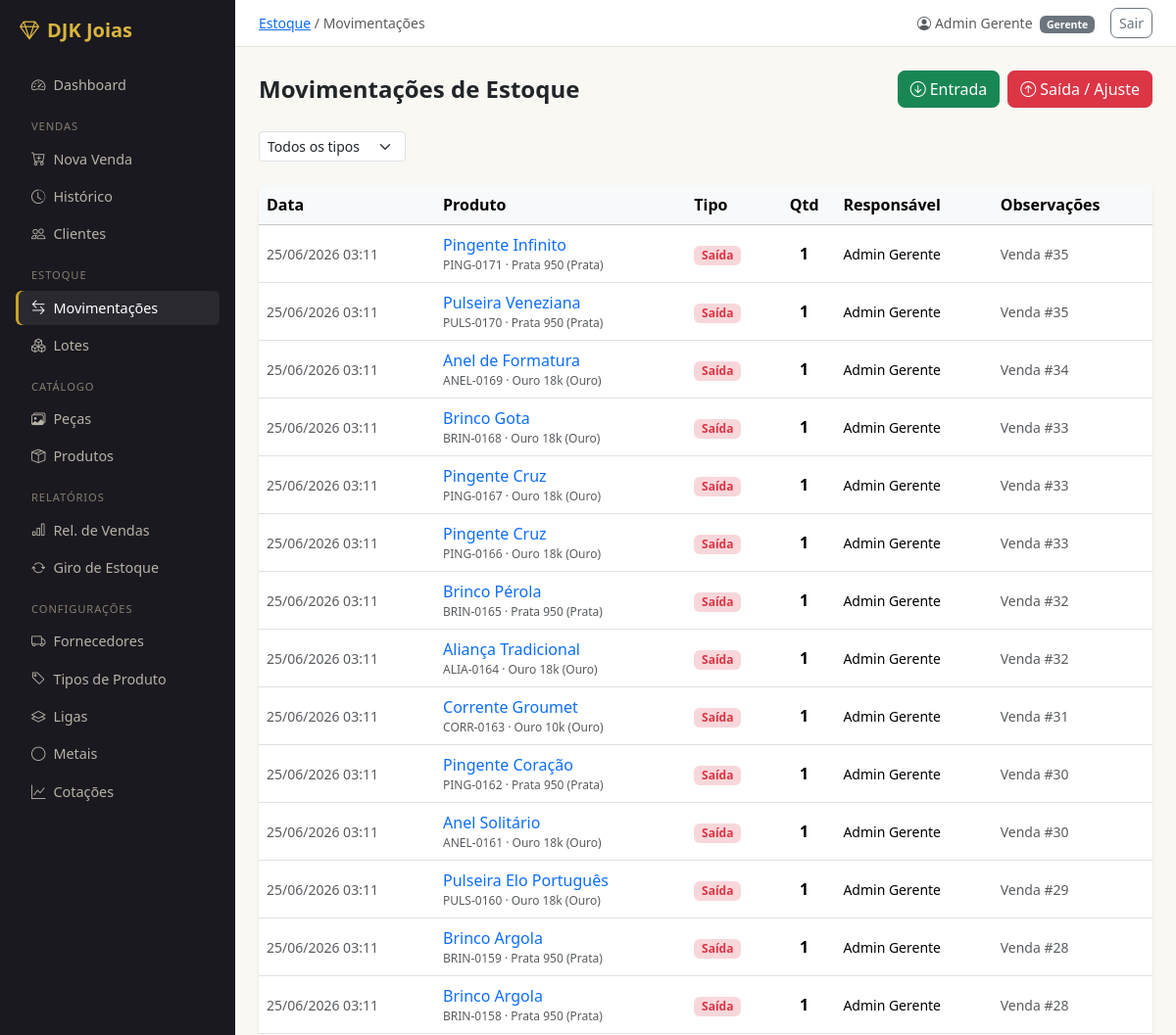
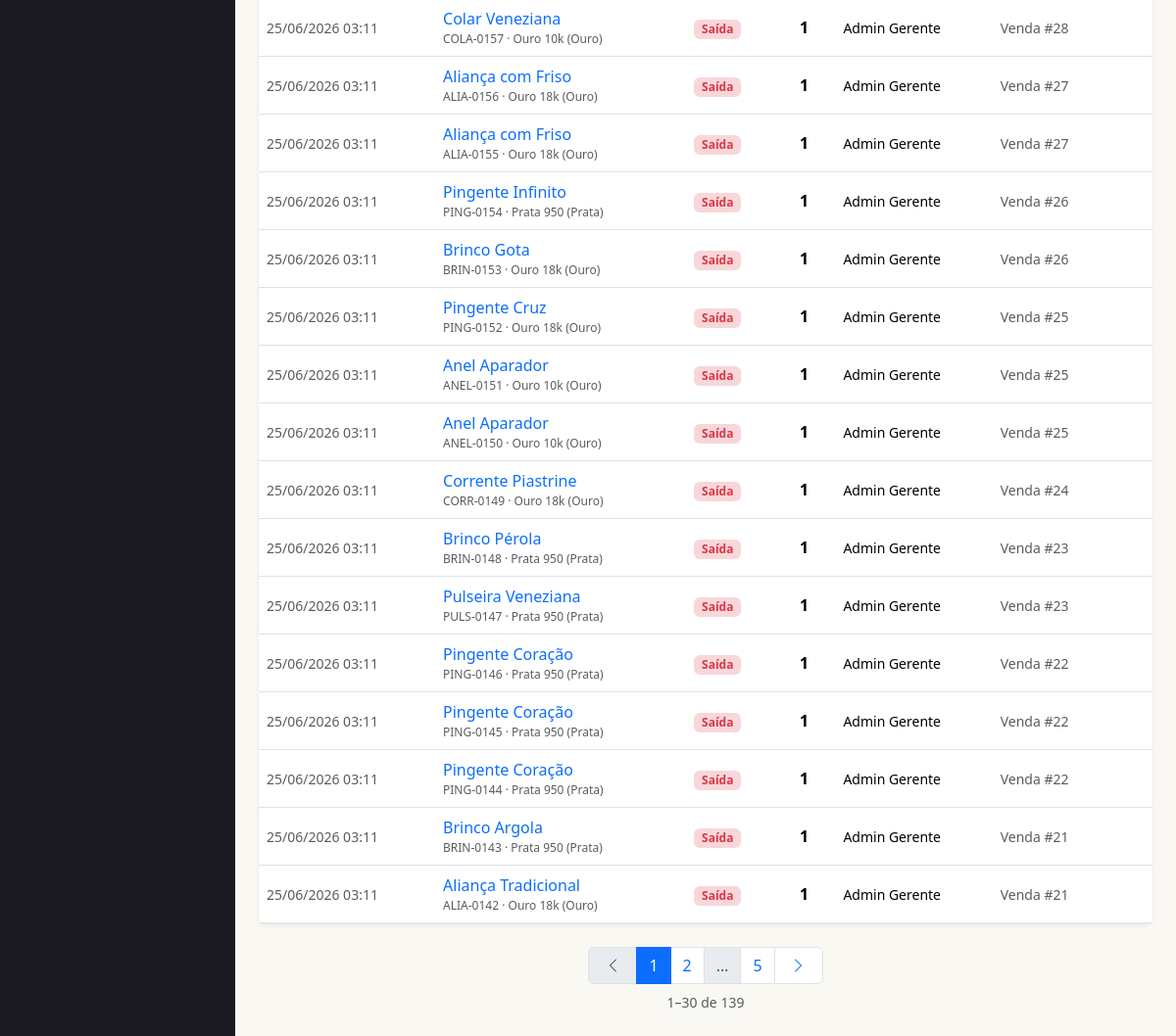
The app's page /estoque/ (signed in), older data (2 pictures, top to bottom).
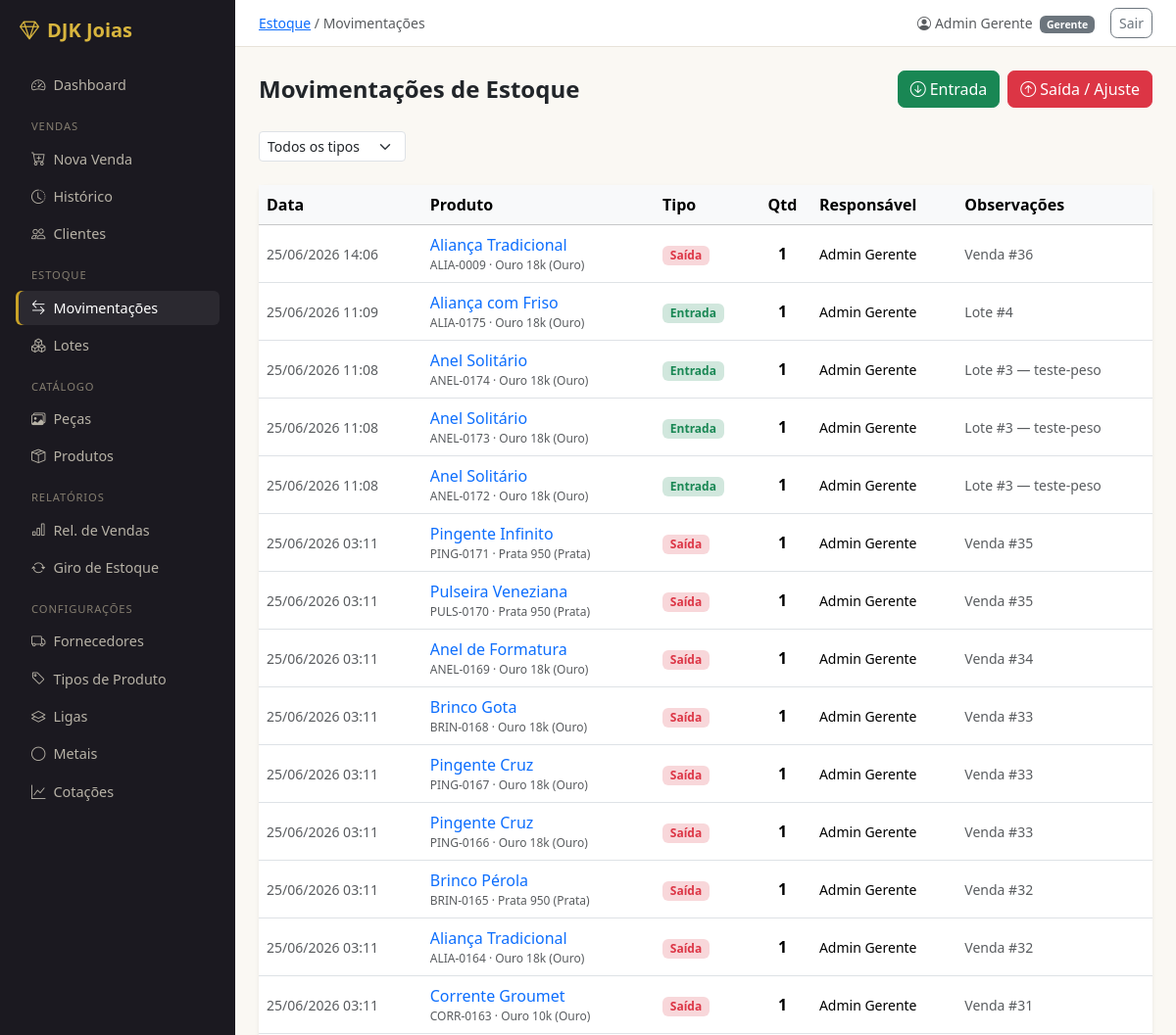
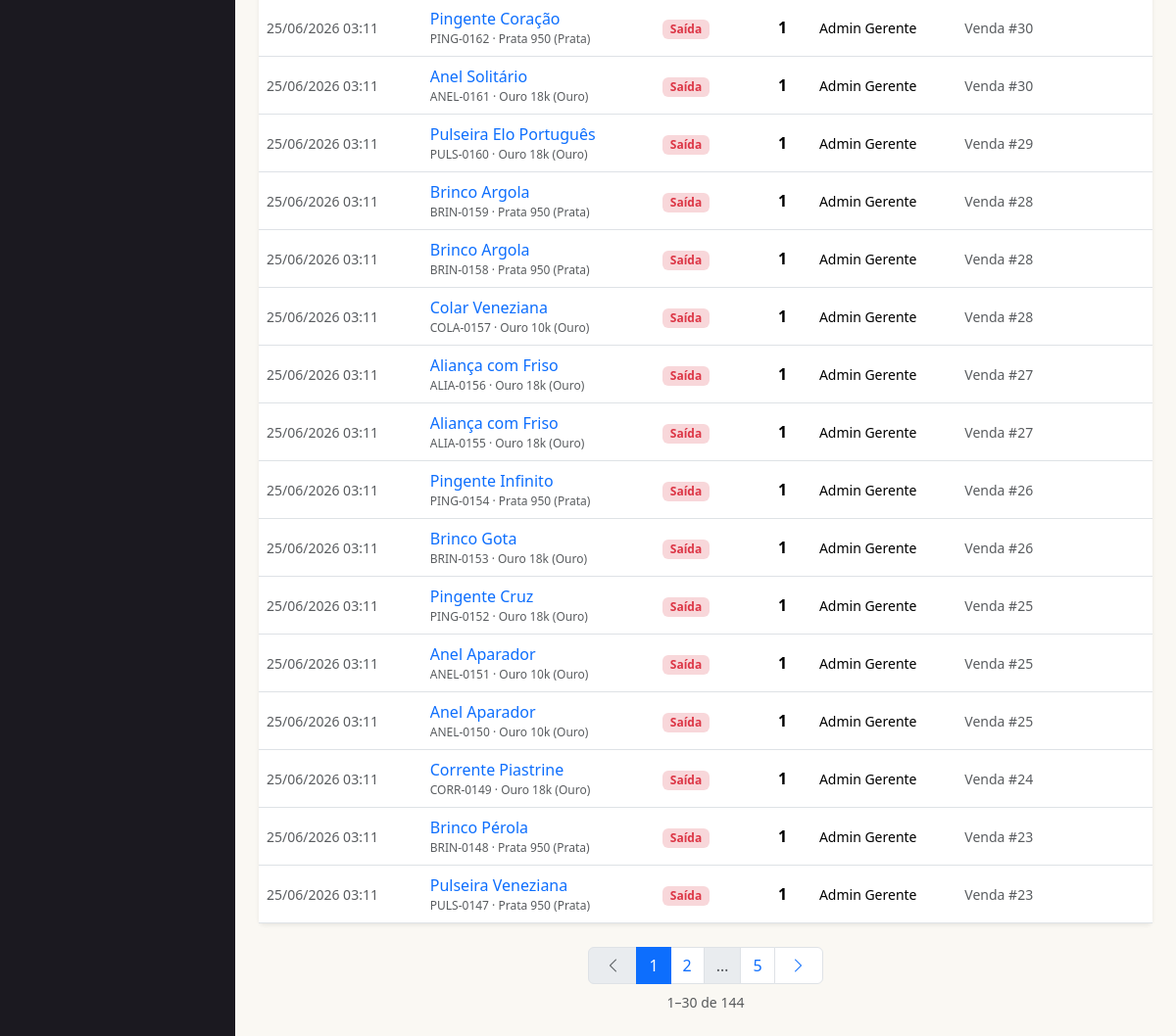
The same page, newer data (2 pictures, top to bottom).
### estoque/models.py (models this page shows, shortened)
class MovimentacaoEstoque(models.Model):
    class Tipo(models.TextChoices):
        ENTRADA    = 'ENT', 'Entrada'
        SAIDA      = 'SAI', 'Saída'
        AJUSTE_POS = 'AJP', 'Ajuste Positivo'
        AJUSTE_NEG = 'AJN', 'Ajuste Negativo'
        DEVOLUCAO  = 'DEV', 'Devolução'
    produto          = models.ForeignKey(
        'catalogo.Produto',
        on_delete=models.PROTECT,
        related_name='movimentacoes',
        db_index=True,
    )
    peca             = models.ForeignKey(
        'catalogo.Peca',
        on_delete=models.SET_NULL,
        null=True, blank=True,
        related_name='movimentacoes',
    )
    tipo             = models.CharField(max_length=3, choices=Tipo.choices, db_index=True)
    quantidade       = models.PositiveIntegerField(validators=[MinValueValidator(1)])
    fornecedor       = models.ForeignKey(
        'vendas.Fornecedor',
        on_delete=models.SET_NULL,
        null=True, blank=True,
        related_name='movimentacoes',
    )
    cliente          = models.ForeignKey(
        'vendas.Cliente',
        on_delete=models.SET_NULL,
        null=True, blank=True,
        related_name='movimentacoes',
    )
    referencia_venda = models.ForeignKey(
        'vendas.Venda',
        on_delete=models.SET_NULL,
        null=True, blank=True,
        related_name='movimentacoes',
    )
    lote             = models.ForeignKey(
        LoteMovimentacao,
        on_delete=models.SET_NULL,
        null=True, blank=True,
        related_name='movimentacoes',
    )
    responsavel      = models.ForeignKey(
        settings.AUTH_USER_MODEL,
        on_delete=models.PROTECT,
        related_name='movimentacoes_realizadas',
    )
    observacoes      = models.CharField(max_length=200, blank=True)
    data_hora        = models.DateTimeField(auto_now_add=True, db_index=True)
    class Meta:
        verbose_name        = 'Movimentação de Estoque'
        verbose_name_plural = 'Movimentações de Estoque'
        ordering            = ['-data_hora']
        indexes = [
            models.Index(fields=['produto', '-data_hora'], name='idx_movest_produto_data'),
        ]

### catalogo/models.py (models this page shows, shortened)
class Produto(models.Model):
    nome      = models.CharField(max_length=150, db_index=True)
    descricao = models.TextField(blank=True)
    tipo      = models.ForeignKey(TipoProduto, on_delete=models.PROTECT, null=True, blank=True, related_name='produtos')
    liga      = models.ForeignKey(Liga, on_delete=models.PROTECT, null=True, blank=True, related_name='produtos')
    criado_em     = models.DateTimeField(auto_now_add=True)
    atualizado_em = models.DateTimeField(auto_now=True)
    class Meta:
        verbose_name        = 'Produto'
        verbose_name_plural = 'Produtos'
        ordering            = ['nome']

class Peca(models.Model):
    class Status(models.TextChoices):
        DISPONIVEL = 'DIS', 'Disponível'
        RESERVADA  = 'RES', 'Reservada'
        VENDIDA    = 'VEN', 'Vendida'
        RETIRADA   = 'RET', 'Retirada'   # saiu via movimentação, não venda
    produto           = models.ForeignKey(Produto, on_delete=models.PROTECT, related_name='pecas')
    codigo            = models.CharField(max_length=20, unique=True, blank=True, db_index=True)
    status            = models.CharField(max_length=3, choices=Status.choices, default=Status.DISPONIVEL, db_index=True)
    peso_gramas       = models.DecimalField(
        max_digits=8, decimal_places=3,
        validators=[MinValueValidator(Decimal('0.001'))],
        verbose_name='Peso (g)',
    )
    custo_mao_de_obra = models.DecimalField(
        max_digits=10, decimal_places=2,
        default=Decimal('0.00'),
        validators=[MinValueValidator(Decimal('0.00'))],
    )
    observacoes   = models.TextField(blank=True)
    criado_em     = models.DateTimeField(auto_now_add=True)
    atualizado_em = models.DateTimeField(auto_now=True)
    class Meta:
        verbose_name        = 'Peça'
        verbose_name_plural = 'Peças'
        ordering            = ['-criado_em']

class Liga(models.Model):
    nome   = models.CharField(max_length=50, unique=True)
    metal  = models.ForeignKey(Metal, on_delete=models.PROTECT, related_name='ligas')
    pureza = models.DecimalField(
        max_digits=6, decimal_places=5,
        validators=[MinValueValidator(Decimal('0.00001')), MaxValueValidator(Decimal('1.0'))],
        help_text='Fração pura do metal. Ex: 0.75000 para Ouro 18k',
    )
    class Meta:
        verbose_name        = 'Liga'
        verbose_name_plural = 'Ligas'
        ordering            = ['metal', 'nome']
    def __str__(self):
        return f'{self.nome} ({self.metal})'

class Metal(models.Model):
    nome    = models.CharField(max_length=50, unique=True)
    simbolo = models.CharField(max_length=10, unique=True, help_text='Símbolo da API. Ex: XAU, XAG')
    class Meta:
        verbose_name        = 'Metal'
        verbose_name_plural = 'Metais'
        ordering            = ['nome']
    def __str__(self):
        return self.nome

### usuarios/models.py (models this page shows, shortened)
class Usuario(AbstractUser):
    class Perfil(models.TextChoices):
        GERENTE  = 'GER', 'Gerente'
        VENDEDOR = 'VEN', 'Vendedor'
    perfil    = models.CharField(max_length=3, choices=Perfil.choices, default=Perfil.VENDEDOR)
    telefone  = models.CharField(max_length=20, blank=True)
    criado_em = models.DateTimeField(auto_now_add=True)
    class Meta:
        verbose_name        = 'Usuário'
        verbose_name_plural = 'Usuários'
        ordering            = ['first_name', 'last_name']
    @property
    def is_gerente(self):
        return self.perfil == self.Perfil.GERENTE

### estoque/views.py (the view)
# urls.py: path('',       views.MovimentacaoListView.as_view(), name='movimentacao_list'),
class MovimentacaoListView(LoginRequiredMixin, ListView):
    model               = MovimentacaoEstoque
    template_name       = 'estoque/movimentacao_list.html'
    context_object_name = 'movimentacoes'
    paginate_by         = 30
    def get_queryset(self):
        qs = MovimentacaoEstoque.objects.select_related(
            'produto__liga', 'peca', 'responsavel', 'referencia_venda', 'lote'
        )
        if produto_id := self.request.GET.get('produto'):
            qs = qs.filter(produto_id=produto_id)
        if tipo := self.request.GET.get('tipo'):
            qs = qs.filter(tipo=tipo)
        return qs
    def get_context_data(self, **kwargs):
        ctx = super().get_context_data(**kwargs)
        ctx['tipos']      = MovimentacaoEstoque.Tipo.choices
        ctx['tipo_atual'] = self.request.GET.get('tipo', '')
        return ctx

### templates/estoque/movimentacao_list.html (shortened to what this page needs)
{% extends 'base.html' %}
{% block breadcrumb %}<a href="{% url 'estoque:movimentacao_list' %}">Estoque</a> / Movimentações{% endblock %}
{% block content %}
<div class="d-flex align-items-center justify-content-between mb-4">
  <h4 class="fw-semibold mb-0">Movimentações de Estoque</h4>
  <div class="d-flex gap-2">
    <a href="{% url 'estoque:movimentacao_entrada' %}" class="btn btn-success">
      <i class="bi bi-arrow-down-circle me-1"></i>Entrada
    </a>
    <a href="{% url 'estoque:movimentacao_saida' %}" class="btn btn-danger">
      <i class="bi bi-arrow-up-circle me-1"></i>Saída / Ajuste
    </a>
  </div>
</div>
<form method="get" class="row g-2 mb-4">
  <div class="col-auto">
    <select name="tipo" class="form-select form-select-sm" onchange="this.form.submit()">
      <option value="">Todos os tipos</option>
    </select>
  </div>
</form>
<div class="card border-0 shadow-sm">
  <div class="table-responsive">
    <table class="table table-hover align-middle mb-0">
      <thead class="table-light">
        <tr>
          <th>Data</th>
          <th>Produto</th>
          <th>Tipo</th>
          <th class="text-center">Qtd</th>
          <th>Responsável</th>
          <th>Observações</th>
        </tr>
      </thead>
      <tbody>
        {% for mov in movimentacoes %}
        <tr>
          <td class="small text-muted">{{ mov.data_hora|date:"d/m/Y H:i" }}</td>
          <td>
            {% if mov.peca %}
            <a href="{% url 'catalogo:peca_detail' mov.peca.pk %}" class="text-decoration-none">
              {{ mov.produto.nome }}
            </a>
            <div class="text-muted" style="font-size:.75rem">{{ mov.peca.codigo }} · {{ mov.produto.liga }}</div>
            {% else %}
            <a href="{% url 'catalogo:produto_detail' mov.produto.pk %}" class="text-decoration-none">
              {{ mov.produto.nome }}
            </a>
            <div class="text-muted" style="font-size:.75rem">{{ mov.produto.liga }}</div>
            {% endif %}
          </td>
          <td>
            {% if mov.tipo == 'ENT' or mov.tipo == 'AJP' or mov.tipo == 'DEV' %}
            <span class="badge bg-success-subtle text-success">{{ mov.get_tipo_display }}</span>
            {% else %}
            <span class="badge bg-danger-subtle text-danger">{{ mov.get_tipo_display }}</span>
            {% endif %}
          </td>
          <td class="text-center fw-semibold">{{ mov.quantidade }}</td>
          <td class="small">{{ mov.responsavel.get_full_name|default:mov.responsavel.username }}</td>
          <td class="small text-muted">{{ mov.observacoes|default:"—" }}</td>
        </tr>
        {% empty %}
        <tr>
          <td colspan="6" class="text-center text-muted py-4">Nenhuma movimentação registrada.</td>
        </tr>
        {% endfor %}
      </tbody>
    </table>
  </div>
</div>
{% include 'partials/pagination.html' %}
{% endblock %}

Row changes from the older to the newer data that the page shows:
no longer on this page (row unchanged): MovimentacaoEstoque: data_hora "25/06/2026 03:11", produto.nome "Pingente Coração", peca.codigo "PING-0146", produto.liga "Prata 950 (Prata)", tipo "Saída", quantidade "1", responsavel.get_full_name "Admin Gerente", observacoes "Venda #22"
no longer on this page (row unchanged): MovimentacaoEstoque: data_hora "25/06/2026 03:11", produto.nome "Pingente Coração", peca.codigo "PING-0145", produto.liga "Prata 950 (Prata)", tipo "Saída", quantidade "1", responsavel.get_full_name "Admin Gerente", observacoes "Venda #22"
no longer on this page (row unchanged): MovimentacaoEstoque: data_hora "25/06/2026 03:11", produto.nome "Pingente Coração", peca.codigo "PING-0144", produto.liga "Prata 950 (Prata)", tipo "Saída", quantidade "1", responsavel.get_full_name "Admin Gerente", observacoes "Venda #22"
no longer on this page (row unchanged): MovimentacaoEstoque: data_hora "25/06/2026 03:11", produto.nome "Brinco Argola", peca.codigo "BRIN-0143", produto.liga "Prata 950 (Prata)", tipo "Saída", quantidade "1", responsavel.get_full_name "Admin Gerente", observacoes "Venda #21"
no longer on this page (row unchanged): MovimentacaoEstoque: data_hora "25/06/2026 03:11", produto.nome "Aliança Tradicional", peca.codigo "ALIA-0142", produto.liga "Ouro 18k (Ouro)", tipo "Saída", quantidade "1", responsavel.get_full_name "Admin Gerente", observacoes "Venda #21"
added MovimentacaoEstoque: data_hora "25/06/2026 14:06", produto.nome "Aliança Tradicional", peca.codigo "ALIA-0009", produto.liga "Ouro 18k (Ouro)", tipo "Saída", quantidade "1", responsavel.get_full_name "Admin Gerente", observacoes "Venda #36"
added MovimentacaoEstoque: data_hora "25/06/2026 11:09", produto.nome "Aliança com Friso", peca.codigo "ALIA-0175", produto.liga "Ouro 18k (Ouro)", tipo "Entrada", quantidade "1", responsavel.get_full_name "Admin Gerente", observacoes "Lote #4"
added MovimentacaoEstoque: data_hora "25/06/2026 11:08", produto.nome "Anel Solitário", peca.codigo "ANEL-0174", produto.liga "Ouro 18k (Ouro)", tipo "Entrada", quantidade "1", responsavel.get_full_name "Admin Gerente", observacoes "Lote #3 — teste-peso"
added MovimentacaoEstoque: data_hora "25/06/2026 11:08", produto.nome "Anel Solitário", peca.codigo "ANEL-0173", produto.liga "Ouro 18k (Ouro)", tipo "Entrada", quantidade "1", responsavel.get_full_name "Admin Gerente", observacoes "Lote #3 — teste-peso"
added MovimentacaoEstoque: data_hora "25/06/2026 11:08", produto.nome "Anel Solitário", peca.codigo "ANEL-0172", produto.liga "Ouro 18k (Ouro)", tipo "Entrada", quantidade "1", responsavel.get_full_name "Admin Gerente", observacoes "Lote #3 — teste-peso"
Text that changed along with them:
{{ page_obj.paginator.count }}: "139" → "144"
